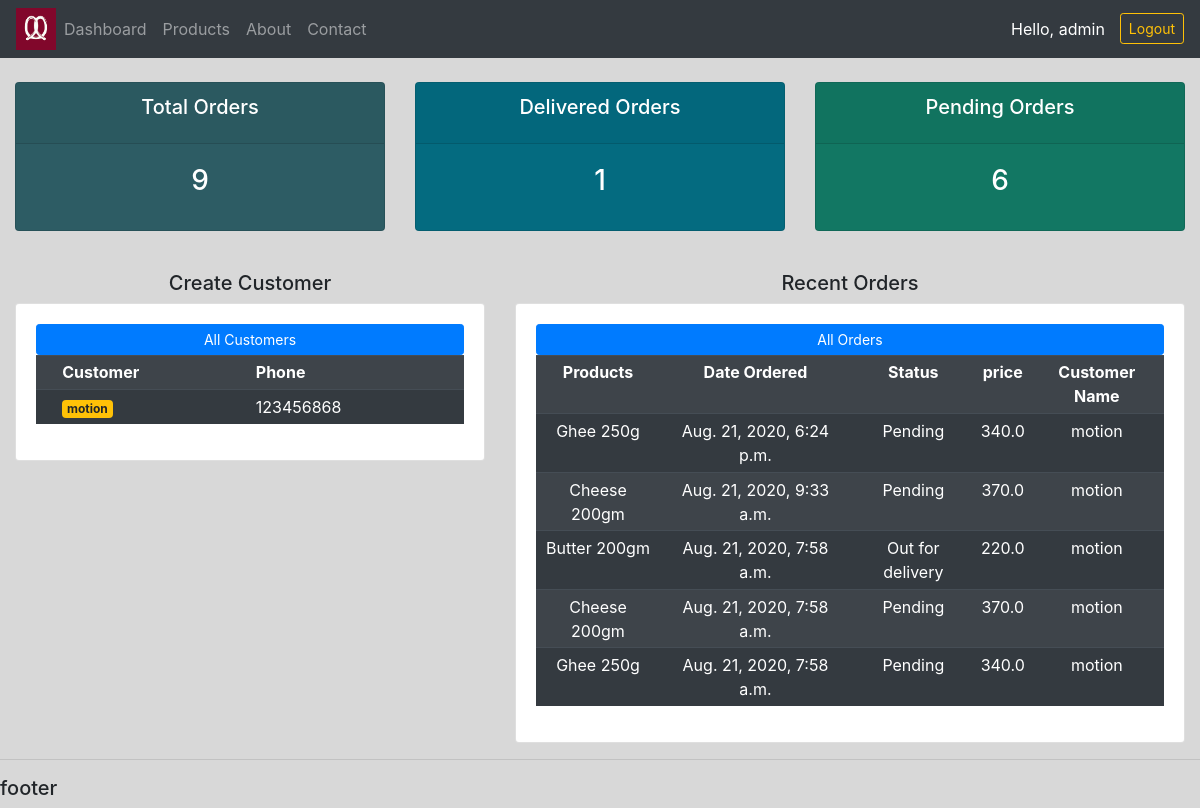
The app's page / (signed in) with its own data.
### accounts/models.py (models this page shows, shortened)
class Customer(models.Model):
    user = models.OneToOneField(User, null=True, blank=True, on_delete=models.CASCADE)
    name = models.CharField(max_length=200, null=True)
    phone = models.CharField(max_length=200, null=True)
    email = models.CharField(max_length=200)
    address = models.CharField(max_length=250, null=True, blank=True)
    profile_pic = models.ImageField(default="logo.png", null=True, blank=True)
    date_created = models.DateTimeField(auto_now_add=True, null=True)

class Order(models.Model):
    STATUS = (
        ('Delivered', 'Delivered'),
        ('Out for delivery', 'Out for delivery'),
        ('Pending', 'Pending'),
    )
    customer = models.ForeignKey(Customer, null=True, on_delete = models.SET_NULL)
    product = models.ForeignKey(Product, null=True, on_delete=models.SET_NULL)
    date_created = models.DateTimeField(auto_now_add=True, null=True)
    status = models.CharField(max_length=200, null=True, choices=STATUS)

class Product(models.Model):
    CATEGORY = (
        ('Breads', 'Breads'),
        ('Fruits', 'Fruits'),
        ('Dairy', 'Dairy'),
        ('Vegetables', 'Vegetables'),
        ('Meat&Fish', 'Meat&Fish'),
        ('Sweets', 'Sweets'),
    )
    name = models.CharField(max_length=200, null=True)
    price = models.FloatField(null=True)
    category = models.CharField(max_length=200, null=True, choices=CATEGORY)
    description = models.TextField(blank=True)
    date_created = models.DateTimeField(auto_now_add=True, null=True)
    tags = models.ManyToManyField(Tag)

### accounts/decorators.py (the view)
    def wrapper_func(request, *args, **kwargs):
        group = None
        if request.user.groups.exists():
            group = request.user.groups.all()[0].name
        if group == 'customer':
            return redirect('user')
        if group == 'admin':
            return view_func(request, *args, **kwargs)

### accounts/views.py (called while the page is built)
@login_required(login_url='login')
@admin_only
def dashboard(request):
    orders = Order.objects.all().order_by('-date_created')
    customers = Customer.objects.all()
    total_customers = customers.count()
    total_orders = orders.count()
    delivered = orders.filter(status='Delivered').count()
    pending = orders.filter(status='Pending').count()
    context = {
        'orders':orders,
        'customers': customers,
        'total_orders': total_orders,
        'delivered': delivered,
        'pending': pending,
    }
    return render(request, 'accounts/dashboard.html', context)

### accounts/templates/accounts/dashboard.html
{% extends 'accounts/base.html' %}
{% block content %}
{% include 'accounts/status.html' %}
<br>
<div class="row">
    <div class="col-md-5">
        <h5 class="text-center">Create Customer</h5>
        <div class="card card-body">
            <a href="{% url 'all_customers' %}" class="btn btn-primary btn-sm btn-block">All Customers</a>
            <table class="table table-striped table-dark table-sm">
                <tr>
                    <th></th>
                    <th>Customer</th>
                    <th>Phone</th>
                </tr>
                {% for customer in customers %}
                <tr>
                    <td></td>
                    <td><span><a href="{% url 'customer' customer.id %}"
                                class="badge badge-warning">{{customer.name}}</a></span></td>
                    <td>{{customer.phone}}</td>
                    {% endfor %}
                </tr>
            </table>
        </div>
    </div>
    <div class="col-md-7">
        <h5 class="text-center">Recent Orders</h5>
        <div class="card card-body">
            <a href="{% url 'orders' %}" class="btn btn-primary btn-sm btn-block">All Orders</a>
            <table class="table table-striped table-dark table-sm text-center">
                <tr>
                    <th>Products</th>
                    <th>Date Ordered</th>
                    <th>Status</th>
                    <th>price</th>
                    <th>Customer Name</th>
                </tr>
                {% for order in orders|slice:":5" %}
                <tr>
                    <td>{{order.product.name}}</td>
                    <td>{{order.date_created}}</td>
                    <td>{{order.status}}</td>
                    <td>{{order.product.price}}</td>
                    <td>{{order.customer.name}}</td>
                </tr>
                {% endfor %}
            </table>
        </div>
    </div>
</div>
{% endblock content %}

### accounts/templates/accounts/partials/__navbar.html (shortened to what this page needs)
{% load static %}
<nav class="navbar navbar-expand-lg navbar-dark bg-dark">
    <a href="{% url 'dashboard' %}"><img src="{% static 'images/logo.png' %}" id="logo" alt=""></a>
    <div class="collapse navbar-collapse" id="navbarSupportedContent">
      <ul class="navbar-nav mr-auto">
        {% if request.user.is_staff %}
        <li class="nav-item">
          <a class="nav-link" href="{% url 'dashboard' %}">Dashboard</a>
        </li>
        {% else %}
        <li class="nav-item">
          <a class="nav-link" href="{% url 'account' %}">Settings</a>
        </li>
        {% endif %}
        <li class="nav-item">
          <a class="nav-link" href="{% url 'products' %}">Products</a>
        </li>
        <li class="nav-item">
          <a class="nav-link" href="{% url 'about' %}">About</a>
        </li>
        <li class="nav-item">
          <a class="nav-link" href="{% url 'contact' %}">Contact</a>
        </li>
      </ul>
      <span class="hello" >Hello, {{request.user}} </span>
      <span><a class="btn btn-sm btn-outline-warning" href="{% url 'logout' %}">Logout</a></span>
    </div>
  </nav>

### static/css/main.css (style rules this page uses)
body { background-color: rgb(216, 216, 216); }
#logo { max-width: 40px; }

### accounts/templates/accounts/partials/__navbar.html (style rules this page uses)
.hello { font-size: 16px; color: #fff; margin-right: 15px; }

### records on screen
Customer: name "motion", phone "123456868"
Order: product.name "Ghee 250g", date_created "Aug. 21, 2020, 6:24 p.m.", status "Pending", product.price "340.0", customer.name "motion"
Order: product.name "Cheese 200gm", date_created "Aug. 21, 2020, 9:33 a.m.", status "Pending", product.price "370.0", customer.name "motion"
Order: product.name "Butter 200gm", date_created "Aug. 21, 2020, 7:58 a.m.", status "Out for delivery", product.price "220.0", customer.name "motion"
Order: product.name "Cheese 200gm", date_created "Aug. 21, 2020, 7:58 a.m.", status "Pending", product.price "370.0", customer.name "motion"
Order: product.name "Ghee 250g", date_created "Aug. 21, 2020, 7:58 a.m.", status "Pending", product.price "340.0", customer.name "motion"

### other values on screen
{{ request.user }} "admin"
{{ total_orders }} "9"
{{ delivered }} "1"
{{ pending }} "6"
